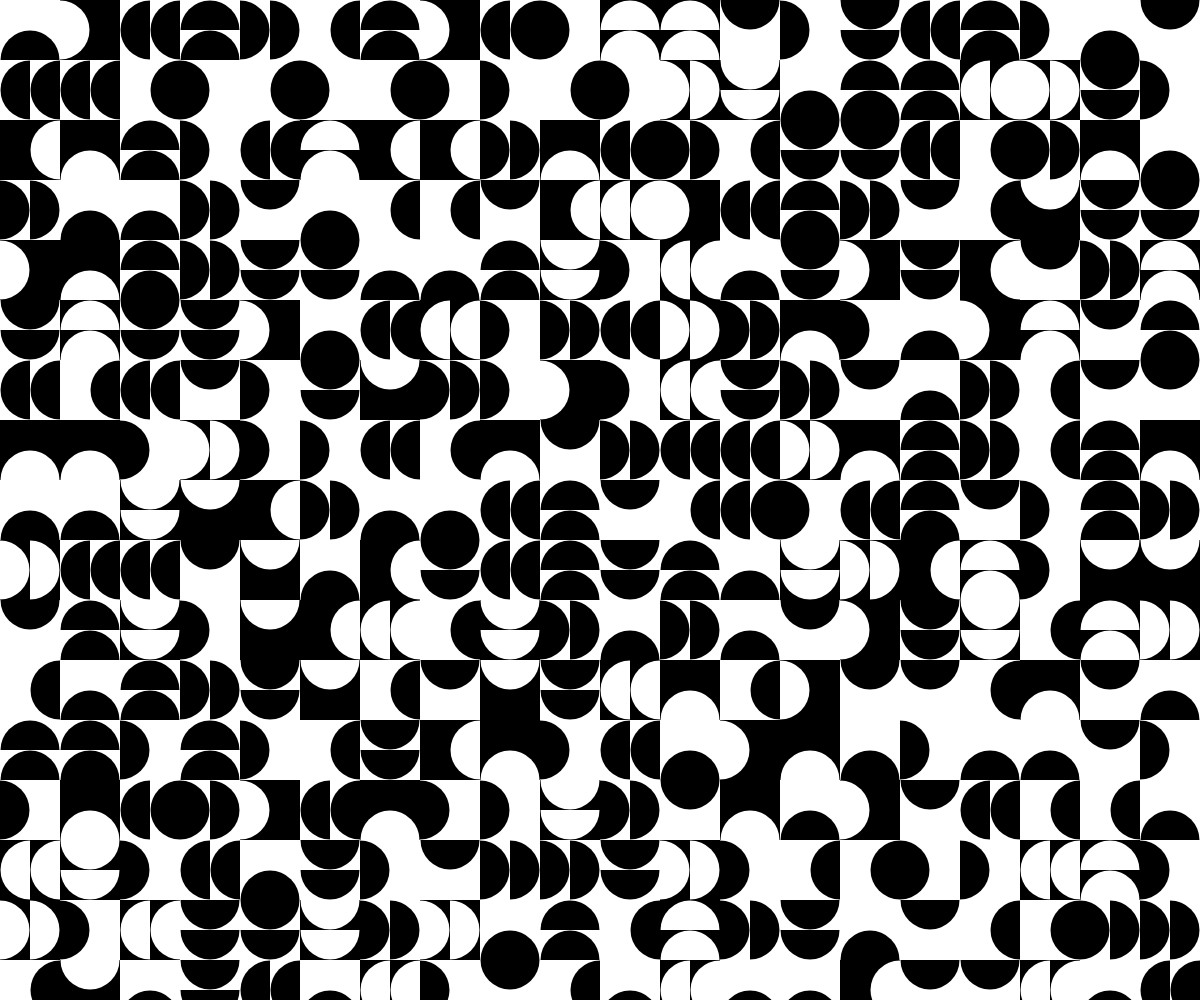
Frame 1 (no input)
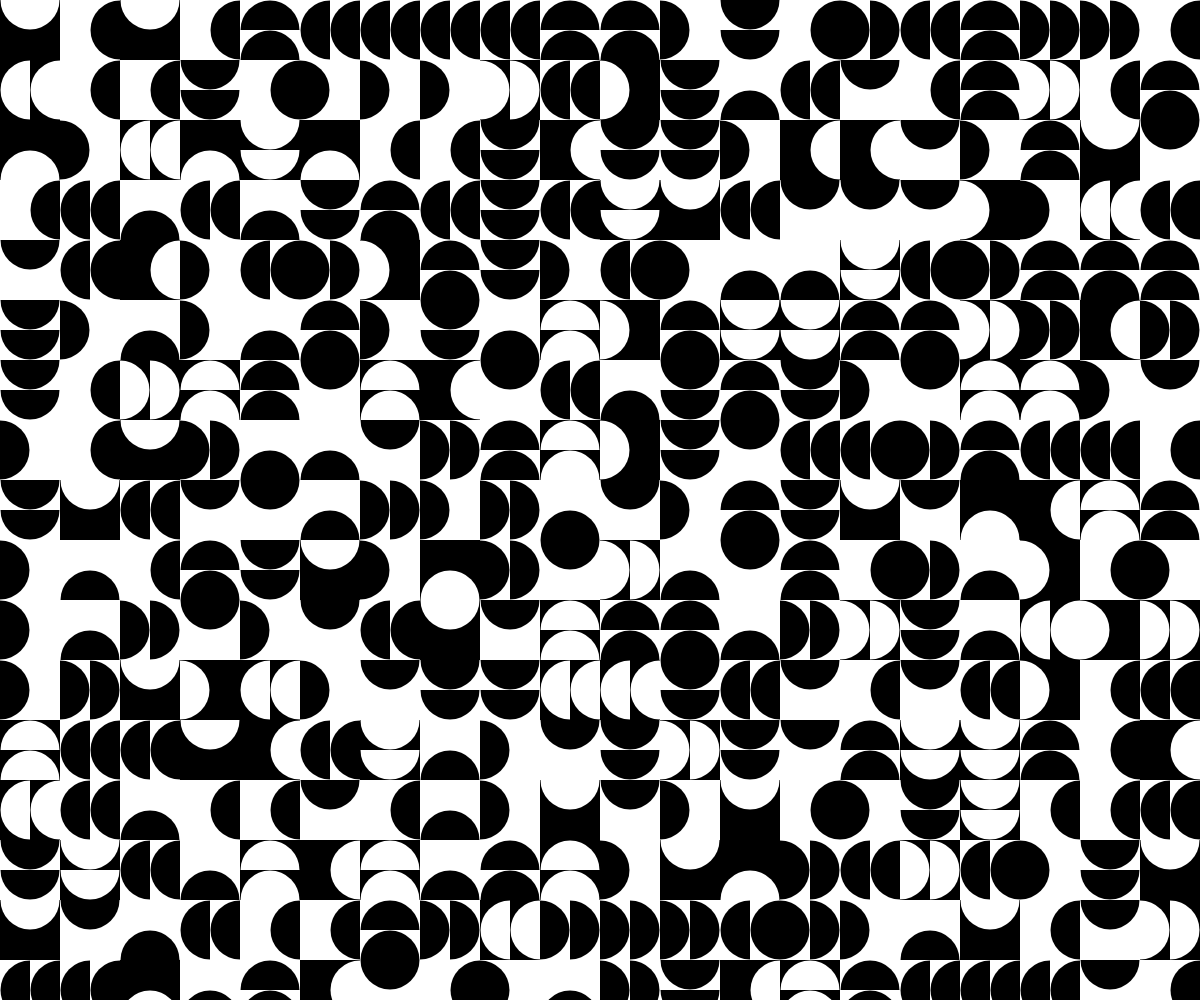
Frame 2 (the mouse pressed at the canvas centre, redrawn once)

The p5.js sketch that drew these frames (run headless with seeded random() and noise() and a simulated clock; the mouse was pressed at the canvas centre and the sketch redrawn once):

// p5.js sketch
// ── sketch.js
/*
Jack Chen | 2020 | jackchen.co
P5.js recreation of Untitled 2 by Mutsuko Sasaki
as well as
P5.js recreation of Structure by Zdenek Sykora
*/

function setup() {
  createCanvas(windowWidth, windowHeight);
  noLoop();
}

function draw() {
  //sasaki();
  sykora();

}

function sasaki() {
  background(255);
  for(let x = 10; x < width; x += 20){
    for(let y = 10; y < height; y += 20){
      strokeWeight(0);
      let circ = new CircleObject(0,5,x+5,y+5);
      circ.display();
    }
  }
  for(let x = 0; x < width; x += 20){
    for(let y = 0; y < height; y += 20){
      strokeWeight(0);
      let circ = new DiamondObject(0,5,x+5,y+5);
      circ.display();
    }
  }
  noFill();
  strokeWeight(10);
  stroke(255);

  line(0, windowHeight, windowWidth/3, 0);
  line(0, windowHeight, windowWidth-windowWidth/4, 0);
  line(0, windowHeight, windowWidth, windowHeight/2);
  line(0, windowHeight, windowWidth, height-windowHeight/4);
}

function sykora(){
  for(let x = 30; x < width; x += 60){
    for(let y = 30; y < height; y += 60){
      strokeWeight(0);
      let sqr = new SquareWithCircle(random(2),60,int(random(1,3)),x,y);
      sqr.display();
    }
  }
}

//Classes

class SquareWithCircle {

  constructor(color,radius,amtCircles,x,y) {
    let rotations = [0, PI/2, PI, 3*PI/2];

    if (color < 0.5) {
      this.color = 0;
    } else {this.color = 255}
    this.radius = radius;
    this.amtCircles = amtCircles;
    this.rotation = random(rotations);
    this.x = x;
    this.y = y;
  }

  display() {
    rectMode(CENTER);
    push();
    translate(this.x,this.y);
    rotate(this.rotation);
    fill(this.color);
    square(0,0,this.radius);
    if(this.color == 0){
      fill(255);
    }
    else {
      fill(0);
    }
    if(this.amtCircles == 2){
      arc(0, -30, this.radius-1, this.radius-1, 0, PI);
      arc(0, 0, this.radius-1, this.radius-1, 0, PI);
    }
    else{
      arc(0, -30, this.radius-1, this.radius-1, 0, PI);
    }

    pop();
  }

}

class CircleObject {
  constructor(color,radius,centerX,centerY) {
    this.color = color;
    this.radius = radius;
    this.centerX = centerX;
    this.centerY = centerY;
  }

  display() {
    push();
    translate(this.centerX,this.centerY);
    fill(this.color);
    circle(0,0,this.radius);
    pop();
  }
}

class DiamondObject {
  constructor(color,radius,centerX,centerY) {
    this.color = color;
    this.radius = radius;
    this.centerX = centerX;
    this.centerY = centerY;
  }

  display() {
    rectMode(CENTER);
    push();
    translate(this.centerX,this.centerY);
    rotate(PI/4);
    fill(this.color);
    square(0,0,this.radius);
    pop();
  }
}



function windowResized() {
    resizeCanvas(windowWidth, windowHeight);
}
